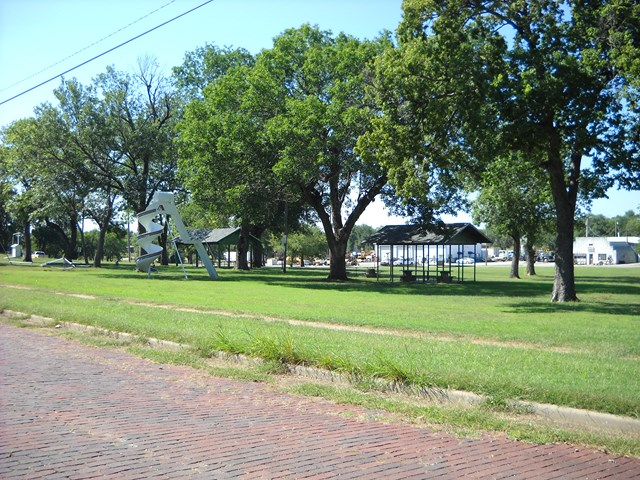
#> input picture image.JPG, 640 x 480 px, found by its file name
$ jupyter execute FindingEdges.ipynb   (shell and % lines are left out)
#> lines starting #> are read from the running program, lines starting #| are printed output that depends on the picture
# Finding Edges Using the Canny Algorithm

[cell 1]
import cv2
import matplotlib.pyplot as plt

[cell 2]
image=cv2.imread('D:\pyplib\imageRecon\check\image.jpg')
#> image is the input picture: shape (480, 640, 3); mean B, G, R 118.4, 143.3, 126.1
image.shape
#> Out = (480, 640, 3)

[cell 3]
edge=cv2.Canny(image,200,100)
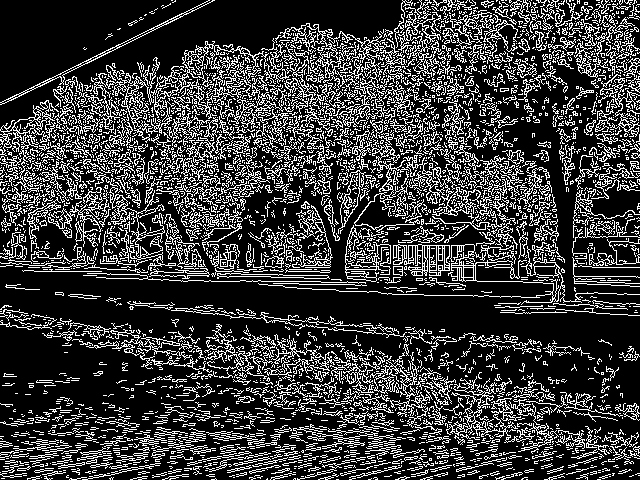
#> edge: shape (480, 640); 23.3% white in thin lines or dots

[cell 4]
plt.figure(figsize=(8,5))
plt.subplot(121)
plt.axis('off')
plt.title('original')
plt.imshow(image[:,:,[2,1,0]])
plt.subplot(122)
plt.axis('off')
plt.title('edge')
plt.imshow(edge,cmap='winter')
plt.tight_layout()
plt.show()
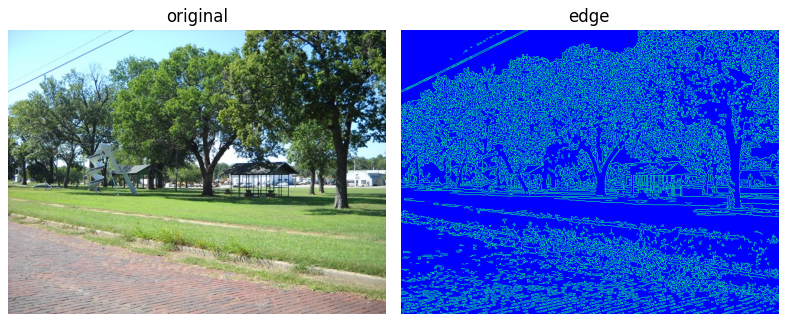
#> figure drawn by matplotlib, 2 panels

$ run again, with Golden.jpg copied over image.JPG
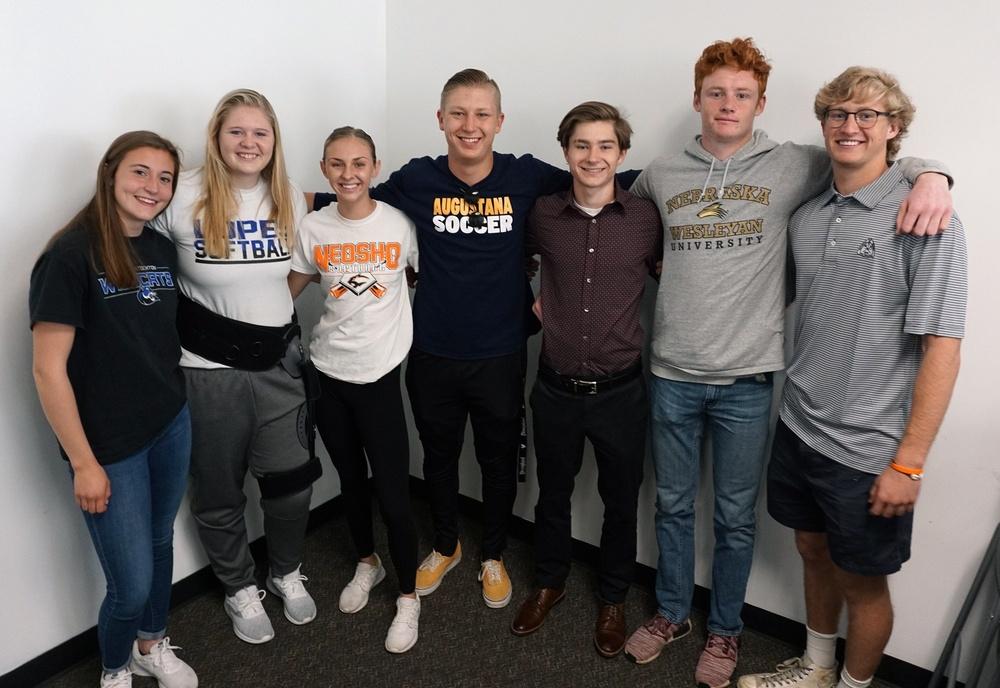
#> input picture Golden.jpg, 1000 x 688 px, shrunk from 2000 x 1376 before the run, found by its file name
#> image is the input picture: shape (688, 1000, 3); mean B, G, R 103.4, 105.3, 111.1
#> `edge=cv2.Canny(image,200,100)`:
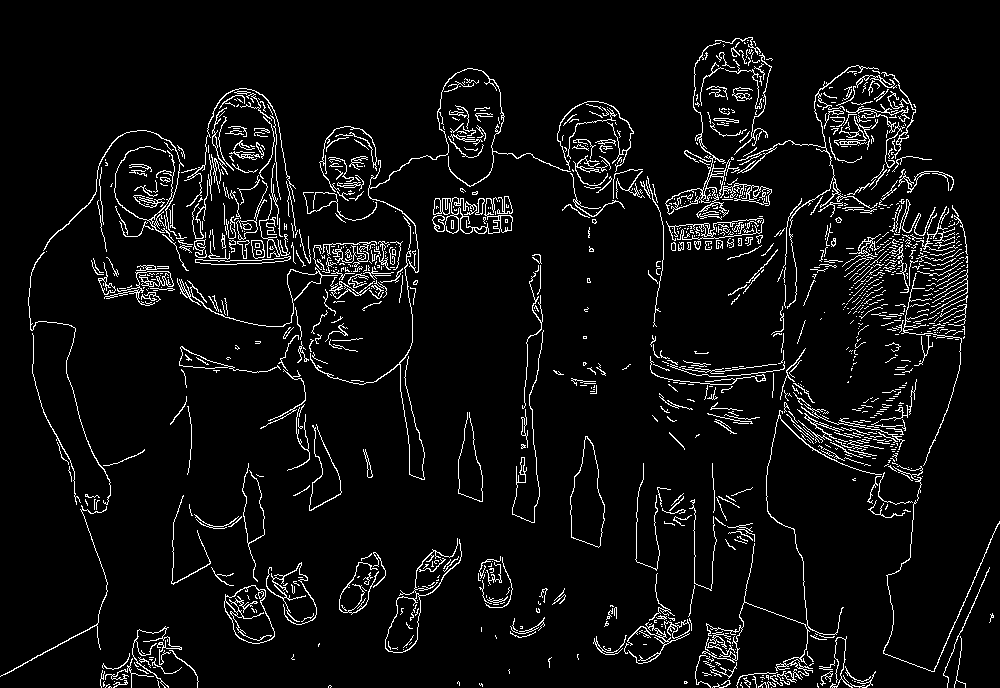
#> edge: shape (688, 1000); 5.7% white in thin lines or dots
#> `plt.show()`:
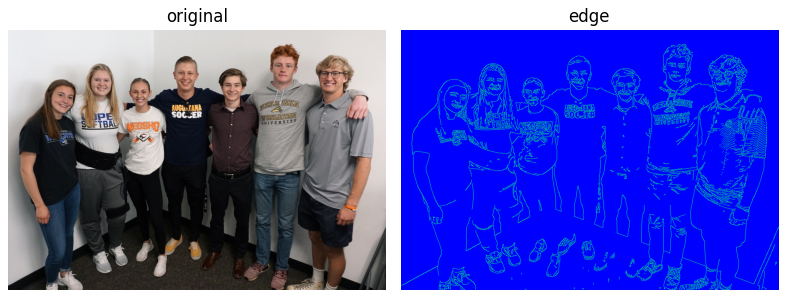
#> figure drawn by matplotlib, 2 panels
